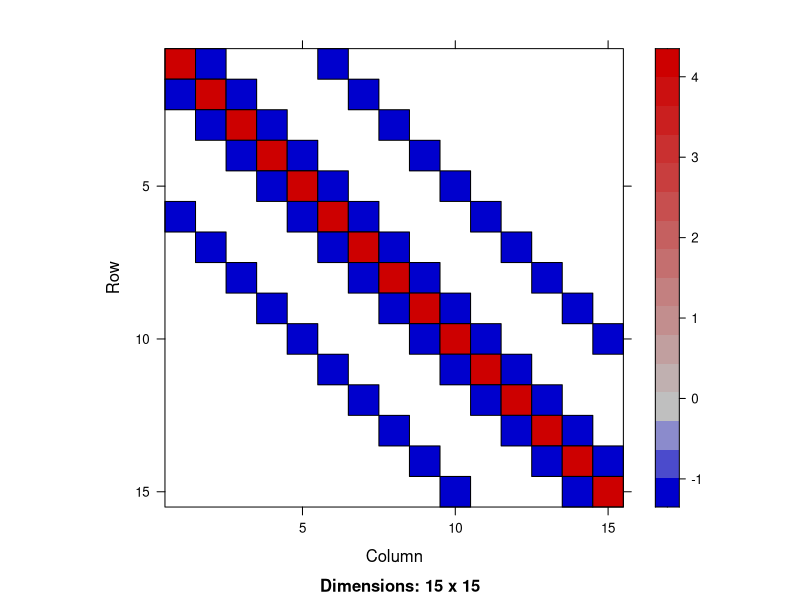
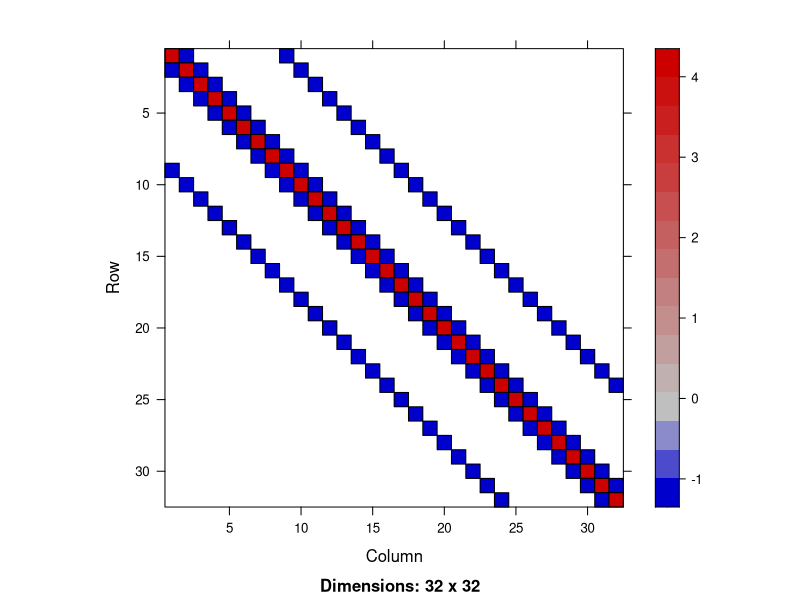
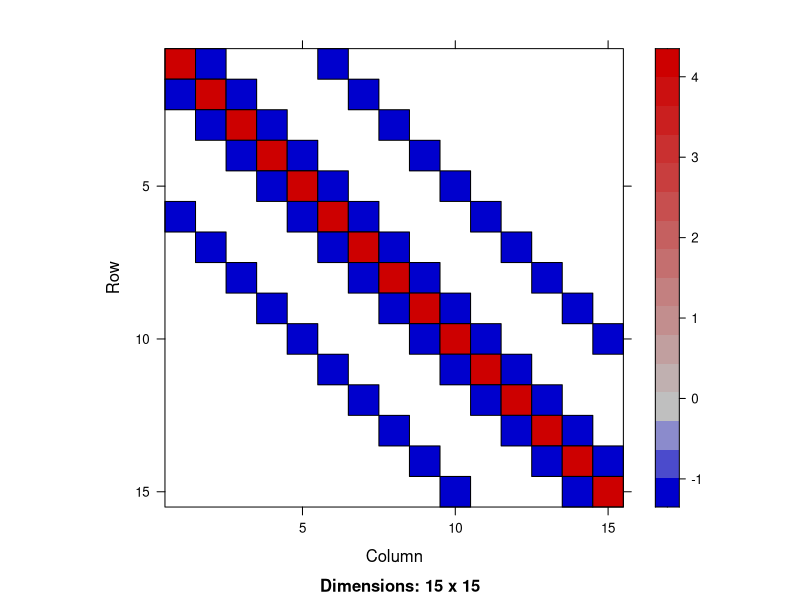
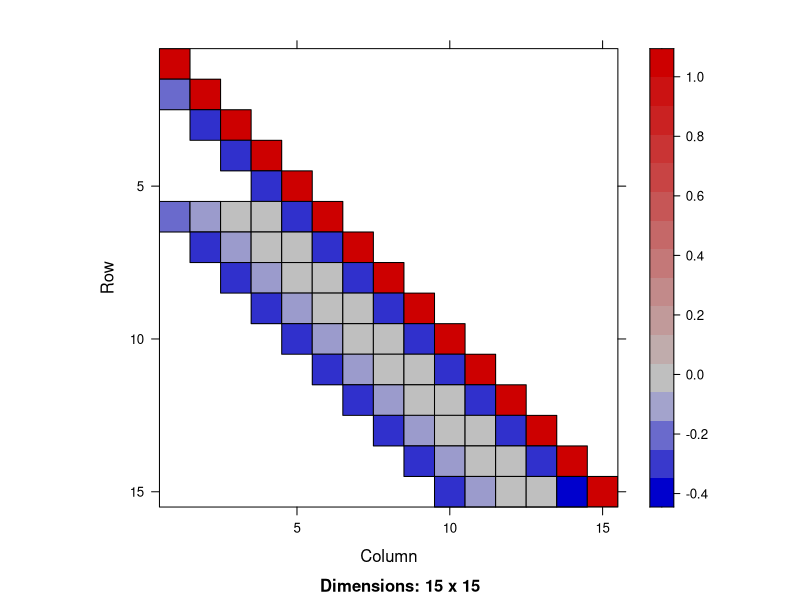
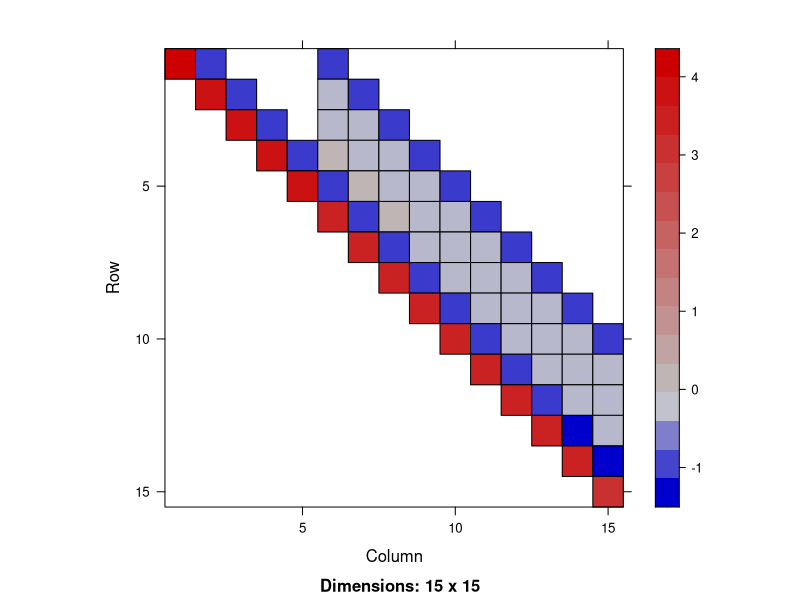
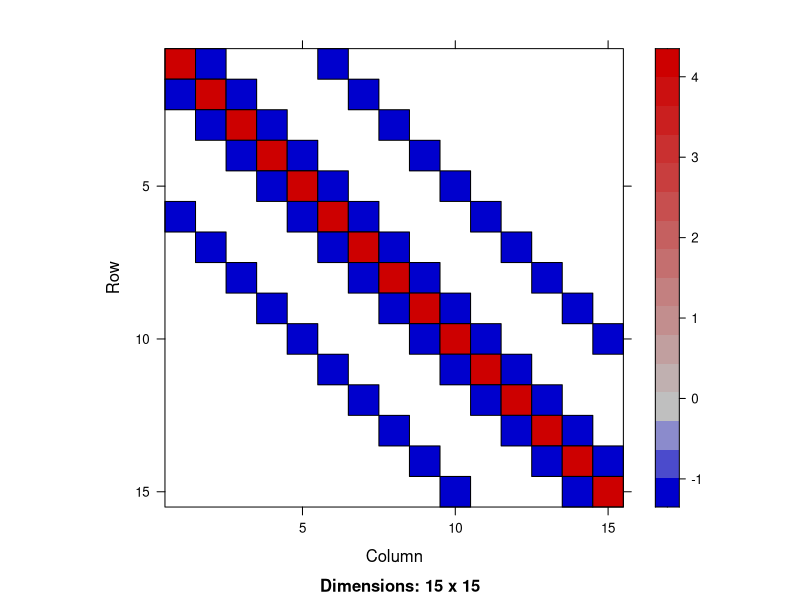
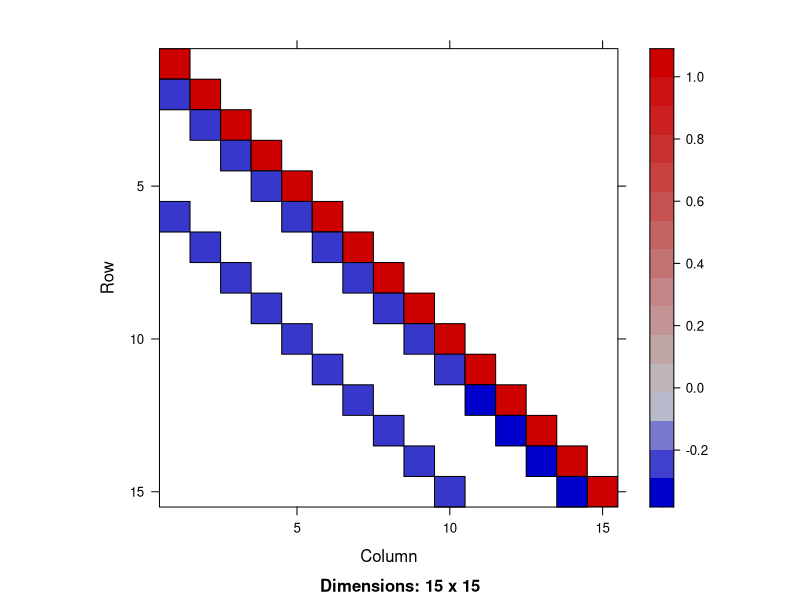
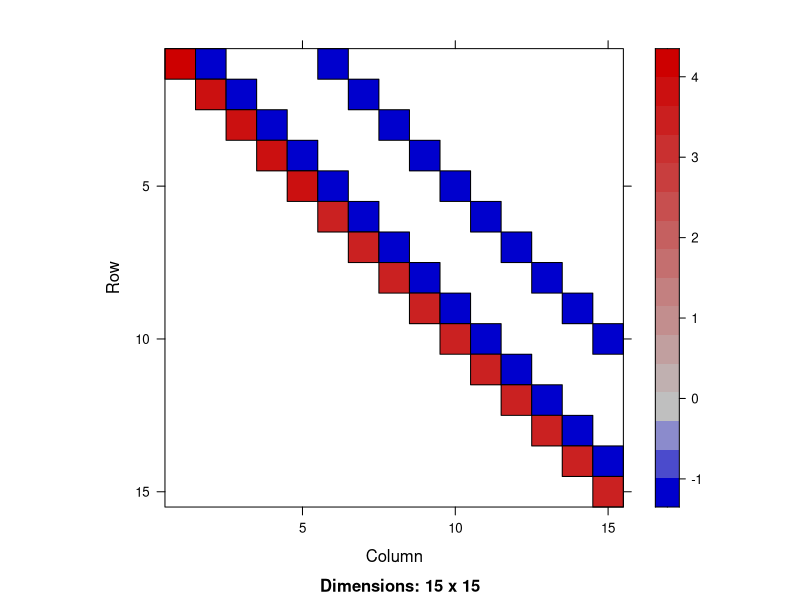

Recreate these plots in R, in order.
## ---- chunk 1
require(Matrix)
require(jpeg)
set.seed(365)
## ---- chunk 2
# Vector norm
vnorm = function(v,p=2) { 
  if ( p =="I") {
    return(max(abs(v)))
  }
  else {
    return(sum(abs(v)^p)^(1/p))
  }
}
## ---- chunk 3
# Solves Ax = b iteratively using the Jacobi Method
# m is the maximum number of iterations: default m = 25
# p is the p value of the matrix norm
# tol is the stopping tolerance (using the relative residual norm on the backward error)
jacobi = function(A,b,m=25,x = rep(0,n),p=2,tol=0.5*10^(-6),history=FALSE) {
  n = length(b)
  if (history) {
    hist = matrix(NA,nrow=length(b),ncol=(m+1))
    hist[,1] = x
  }
  d = diag(A)
  R = A
  R[cbind((1:n),(1:n))] = 0  # allows for r to be sparse  
  steps=0
  for (j in 1:m) {
    x = (b - R %*% x)/d 
    steps = steps+1
    if (history) {hist[,(j+1)] = as.matrix(x)}
    if (vnorm(b-A%*%x,p) <= vnorm(b,p)*tol) break 
  }
  if (history) return(list(x=x,iterations=steps,history = hist[,1:(steps+1)]))
  else return(list(x=x,steps=steps))
}
## ---- chunk 4
GaussSeidel = function(A,b,m=25,x = rep(0,n),p=2,tol=0.5*10^(-6),history=FALSE) {
  n = length(b)
  if (history) {
    hist = matrix(NA,nrow=length(b),ncol=(m+1))
    hist[,1] = x
  }
  d = diag(A)
  L = A
  U = A
  U[lower.tri(A,diag=TRUE)] = 0  # U is the upper triangular part of A
  L[upper.tri(A,diag=TRUE)] = 0  # L is the lower triangular part of A 
  steps=0
  for (j in 1:m) {
    bu = b - U %*% x 
    steps = steps+1
    for (i in 1:n){  
      x[i] = (bu[i] - L[i,] %*% x)/d[i]    # successivly update x as we use it.
    }
    if (history) {hist[,(j+1)] = as.matrix(x)}
    if (vnorm(b-A%*%x,p) <= vnorm(b,p)*tol) break 
  }
  if (history) return(list(x=x,iterations=steps,history = hist[,1:(steps+1)]))
  else return(list(x=x,steps=steps))
}
## ---- chunk 5
R = cbind(c(2,0,0), c(-1,1,0), c(0,-3,1))
(A = t(R) %*% R)
## ---- chunk 6
eigen(A)$values
B<-rbind(c(4,2,0), c(2,1,3), c(0,3,4))
eigen(B)$values
## ---- chunk 7
print(rbind(c(5,11,0,0,0),c(1,3,12,0,0),c(0,2,5,13,0),c(0,0,3,4,14),c(0,0,0,4,4)))
## ---- chunk 8
TriDiag <- function(d,a,b, sparse=FALSE) {
  n <- length(d)
  if ( length(a) != (n-1) || length(b) != (n-1) ) 
    stop('vectors length diffeerent!')
  if (sparse) {
    Diag <- Matrix(0,nrow=n,ncol=n,sparse=TRUE)
    diag(Diag) <- d
  } else  Diag <- diag(d)
  Diag[cbind((1:(n-1)),(2:n))] <- a
  Diag[cbind((2:n),(1:(n-1)))] <- b
  return(Diag)
}
TriDiag(c(5,3,5,4,4), c(1,2,3,4), c(11,12,13,14))
TriDiag(c(5,3,5,4,4), c(1,2,3,4), c(11,12,13,14), TRUE)
## ---- chunk 9
n = 10
TriDiag(rep(5,n),rep(-1,n-1),rep(1,n-1))
## ---- chunk 10
sparsePattern = function(k1, k2){
  N = k1*k2
  i = c((k1+1):N, 1:(N-k1), 2:N,1:(N-1), 1:N, seq(k1+1, N, by=k1), seq(k1,(N-1),by=k1))
  j = c(1:(N-k1), (k1+1):N,1:(N-1), 2:N, 1:N, seq(k1, (N-1), by=k1), seq(k1+1,N,by=k1))
  x = c(-rep(1,2*(N-k1)), -rep(1,2*(N-1)), rep(4,N), rep(0,2*(k2-1)))
  A = sparseMatrix(i=i, j=j, x=x)
return(A)
}

A=sparsePattern(5,3)
image(A)

A=sparsePattern(8,4)
image(A)
## ---- chunk 11
myLUFast = function(A,tol=10^-8) {
  n = nrow(A)
  L = diag(x=1,nrow=n)  # start with L = identity matrix
  U=A
  for ( k in 1:(n-1) ) {
    pivot = U[k,k]
    if (abs(pivot) < tol) stop('zero pivot encountered')
    mults=U[(k+1):n,k]/pivot
    U[(k+1):n,k]=0
    U[(k+1):n,(k+1):n]=U[(k+1):n,(k+1):n]-mults%o%U[k,(k+1):n]
    L[(k+1):n,k]=mults
  }
  return(list(L=L,U=U))
}
A=sparsePattern(5,3)
out=myLUFast(as.matrix(A))
L=as(out$L,"sparseMatrix")
U=as(out$U,"sparseMatrix")
image(A)
image(L)
image(U)
## ---- chunk 12
mySparseLU = function(A){
  n = nrow(A)
  for (i in (2:n)){
    for (k in (1:(i-1))){
      if (A[i,k]!=0){
        A[i,k]<-A[i,k]/A[k,k]
        for (j in ((k+1):n)){
          if (A[i,j]!=0){
            A[i,j]<-A[i,j]-A[i,k]*A[k,j]
          }    
        }
      }      
    }
  }

  L = A
  L[upper.tri(L)] = 0
  diag(L) = rep(1,n)

  U = A
  U[lower.tri(U)] = 0
  return(list(L=L,U=U))
}
## ---- chunk 13
out=mySparseLU(A)
image(A)
image(out$L)
image(out$U)
## ---- chunk 14
approx=out$L%*%out$U
approx.error=A-approx
image(A)
image(approx)
image(approx.error)
## ---- chunk 15
ThreeBanded=function(n,offset){
  spMatrix(n, n,
           i=c(1:n, 1:(n-1), 2:n, (offset+1):n, 1:(n-offset)), 
           j=c(1:n, 2:n, 1:(n-1), 1:(n-offset), (offset+1):n),
           x=c(.5+sqrt(1:n), rep(1,(2*(2*n-1-offset)))))
}

n=1000
A=ThreeBanded(n,100)
## ---- chunk 16
image(A)
## ---- chunk 17
b=matrix(1,nrow=1000,ncol=1)
numIts=35

out = jacobi(A,b,m=numIts,history=TRUE)
res = rep(b,nrow=n)-A %*% out$history
jac.res.norms = sqrt(colSums(res*res))
plot(0:35,jac.res.norms,pch=20,type="o",log="y",
     xlab="iteration (k)",
     ylab=expression("|| r"[k]~"||"[2]),
     col="blue",ylim=c(1e-2,1e2))
grid()
## ---- chunk 18
gs.out=GaussSeidel(A, b, m=numIts, history = TRUE)
gs.res=rep(b, (numIts+1), nrow=n) - A %*% gs.out$history
gs.res.norms=sqrt(colSums(gs.res*gs.res))
plot(0:35,jac.res.norms,pch=20,type="o",log="y",
     xlab="iteration (k)",
     ylab=expression("|| r"[k]~"||"[x2]),
     col="blue",ylim=c(1e-4,1e2))
lines(0:35,gs.res.norms,pch=20,type="o",col="red")
grid()
## ---- chunk 19
my.solve.diagonal <- function(d,b){
  # Solve the system D x = b
  # The full matrix D is not provided. Instead, we have d,
  #    which is a vector (not a matrix) containing the diagonal 
  #    entries of D.  This allows us to avoid storing lots of zeros. 
  
  # You add code here building x from d and b.
  return(x)
} 

# x <- my.solve.diagonal(c(2,3,-0.5),c(3,6,5))
# print(x)
## ---- chunk 20
my.solve.uppertri <- function(U,b){
  # Solve the system Ux = b
  # assume that U is a full matrix with zeros below the diagonal. 
  
  # You add code here building x using U and b.

  return(x)
} 
# U <- cbind(c(2,0,0),c(1,3,0),c(-1,2,-0.5))
# x <- my.solve.uppertri(U,c(3,7,5))
# print(x)

## ---- chunk 21
my.solve.lowertri <- function(L,b){
  # Solve the system Lx = b
  # assume that L is a full matrix with zeros above the diagonal. 
  
  # You add code here building x using L and b.
  return(x)
} 

# L <- cbind(c(2,0,-1),c(0,3,3),c(0,0,-0.5))
# x <- my.solve.lowertri(L,c(4,6,5))
# print(x)

## ---- chunk 22
my.solve.orthogonal <- function(Q,b){
  # Solve the system Qx = b
  # assume that Q is a full orthogonal matrix 
  
  # You add code here building x using Q and b.
  return(x)
} 

# Q <- cbind(c(-1,8,4),c(8,-1,4),c(4,4,-7))/9
# x <- my.solve.orthogonal(Q,c(3,6,9))
# print(x)


## ---- chunk 23
my.solve.permutation <- function(p,b){
  # Solve the system P x = b
  # note: a full matrix P is not provided.  Instead we have 
  #    a vector of integers called p.  This gives the position of the 1 in each row.  
  # for example, if p = (2,3,1,4), ... 
  #   then P = rbind(c(0,1,0,0),c(0,0,1,0),c(1,0,0,0),c(0,0,0,1)). 
  
  # You add code here building x such that Px=b.
  return(x)
} 

# p <- c(2,4,1,3)
# x <- my.solve.permutation(p,c(3,6,5,1))
# print(x)

